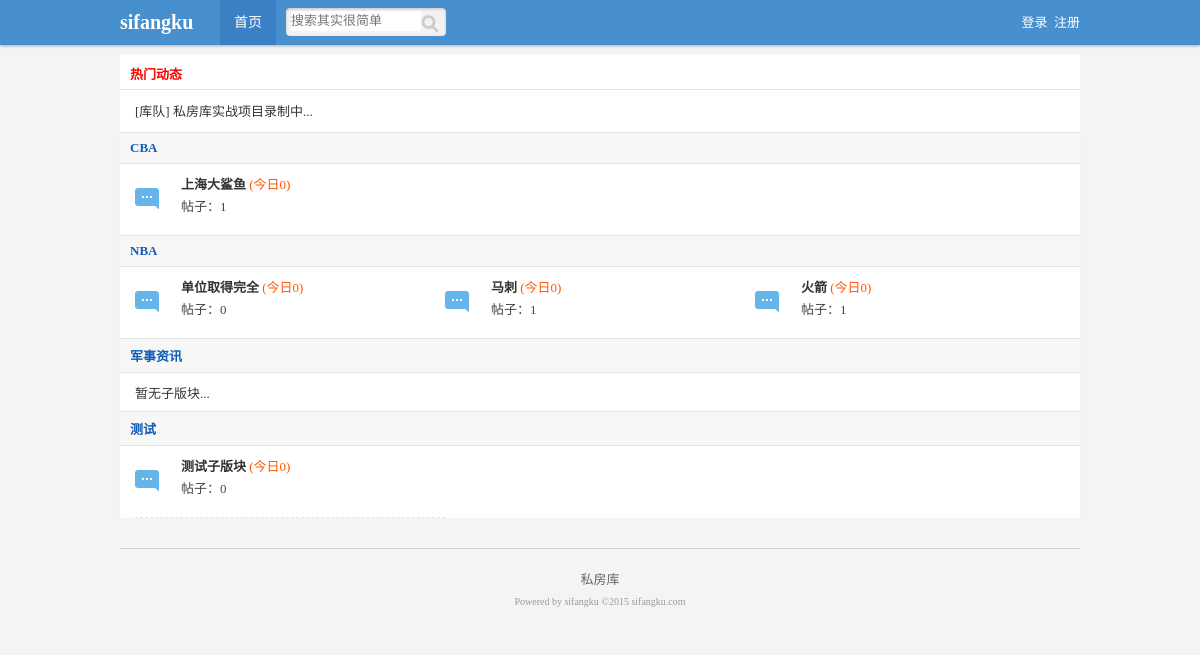
Page /sfkbbs/index.php on the committed database.
### tables this page shows
CREATE TABLE IF NOT EXISTS `sfk_father_module` (
  `id` int(10) unsigned NOT NULL AUTO_INCREMENT,
  `module_name` varchar(66) NOT NULL,
  `sort` int(11) DEFAULT '0',
  PRIMARY KEY (`id`)
);

CREATE TABLE IF NOT EXISTS `sfk_son_module` (
  `id` int(10) unsigned NOT NULL AUTO_INCREMENT,
  `father_module_id` int(10) unsigned NOT NULL,
  `module_name` varchar(66) NOT NULL,
  `info` varchar(255) NOT NULL,
  `member_id` int(10) unsigned NOT NULL DEFAULT '0',
  `sort` int(10) unsigned NOT NULL DEFAULT '0',
  PRIMARY KEY (`id`)
);

### sfkbbs/inc/tool.inc.php (called while the page is built, shortened)
<?php
function is_login($link){
	if(isset($_COOKIE['sfk']['name']) && isset($_COOKIE['sfk']['pw'])){
		$query="select * from sfk_member where name='{$_COOKIE['sfk']['name']}' and sha1(pw)='{$_COOKIE['sfk']['pw']}'";
		$result=execute($link,$query);
		if(mysqli_num_rows($result)==1){
			$data=mysqli_fetch_assoc($result);
			return $data['id'];
		}else{
			return false;
		}
	}else{
		return false;
	}
}
?>

### sfkbbs/inc/mysql.inc.php (called while the page is built, shortened)
<?php
function execute($link,$query){
	$result=mysqli_query($link,$query);
	return $result;
}
function num($link,$sql_count){
	$result=execute($link,$sql_count);
	$count=mysqli_fetch_row($result);
	return $count[0];
}
?>

### sfkbbs/index.php (the view, shortened to what this page needs)
<?php
include_once 'inc/mysql.inc.php';
include_once 'inc/tool.inc.php';
$link=connect();
$member_id=is_login($link);
$template['title']='首页';
$template['css']=array('style/public.css','style/index.css');
?>
<?php include 'inc/header.inc.php'?>
<div id="hot" class="auto">
	<div class="title">热门动态</div>
	<ul class="newlist">
		<li><a href="#">[库队]</a> <a href="#">私房库实战项目录制中...</a></li>
	</ul>
</div>
<?php
$query="select * from sfk_father_module order by sort desc";
$result_father=execute($link, $query);
while($data_father=mysqli_fetch_assoc($result_father)){
?>
<div class="box auto">
	<div class="title">
		<a href="list_father.php?id=<?php echo $data_father['id']?>" style="color:#105cb6;"><?php echo $data_father['module_name']?></a>
	</div>
	<div class="classList">
		<?php
		$query="select * from sfk_son_module where father_module_id={$data_father['id']}";
		$result_son=execute($link, $query);
		if(mysqli_num_rows($result_son)){
			while ($data_son=mysqli_fetch_assoc($result_son)){
				$query="select count(*) from sfk_content where module_id={$data_son['id']} and time > CURDATE()";
				$count_today=num($link,$query);
				$query="select count(*) from sfk_content where module_id={$data_son['id']}";
				$count_all=num($link,$query);
				$html=<<<A
					<div class="childBox new">
						<h2><a href="list_son.php?id={$data_son['id']}">{$data_son['module_name']}</a> <span>(今日{$count_today})</span></h2>
						帖子：{$count_all}<br />
					</div>
A;
				echo $html;
			}
		}else{
			echo '<div style="padding:10px 0;">暂无子版块...</div>';
		}
		?>
	</div>
</div>
<?php }?>
<?php include 'inc/footer.inc.php'?>

### sfkbbs/inc/header.inc.php (shortened to what this page needs)
<!DOCTYPE html>
<html lang="zh-CN">
<head>
<?php
foreach ($template['css'] as $val){
	echo "<link rel='stylesheet' type='text/css' href='{$val}' />";
}
?>
</head>
<body>
	<div class="header_wrap">
		<div id="header" class="auto">
			<div class="logo">sifangku</div>
			<div class="nav">
				<a class="hover" href="index.php">首页</a>
			</div>
			<div class="serarch">
				<form>
					<input class="keyword" type="text" name="keyword" placeholder="搜索其实很简单" />
					<input class="submit" type="submit" name="submit" value="" />
				</form>
			</div>
			<div class="login">
				<?php
				if(isset($member_id) && $member_id){
$str=<<<A
					<a href="member.php?id={$member_id}" target="_blank">您好！{$_COOKIE['sfk']['name']}</a> <span style="color:#fff;">|</span> <a href="logout.php">退出</a>
A;
					echo $str;
				}else{
$str=<<<A
					<a href="login.php">登录</a>&nbsp;
					<a href="register.php">注册</a>
A;
					echo $str;
				}
				?>
			</div>
		</div>
	</div>

### sfkbbs/inc/footer.inc.php
<div id="footer" class="auto">
		<div class="bottom">
			<a>私房库</a>
		</div>
		<div class="copyright">Powered by sifangku ©2015 sifangku.com</div>
	</div>
</body>
</html>

### sfkbbs/style/public.css (style rules this page uses)
body,div,ul,ol,li,dl,dt,dd,h1,h2,h3,h4,h5,h6,form,input,textarea,p { margin:0px; padding:0px; font-size:13px; font-family:Tahoma; }
ul { list-style:none; }
a { text-decoration:none; }
body { background:#f4f4f4; color:#333; }
.auto { width:960px; margin:0 auto; }
.header_wrap { background:#488fce; box-shadow: 0 1px 3px rgba(0, 0, 0, 0.3); display: block; left: 0; position:fixed; top: 0; width: 100%; z-index: 10; }
#header { height:45px; line-height:45px; }
#header .logo { width:100px; font-size:20px; font-family:微软雅黑; font-weight:bold; color:#fff; float:left; }
#header .nav a { color:#fff; display:block; width:56px; float:left; text-align:center; font-size:14px; cursor:pointer; }
#header .nav a.hover { background:#3b7fc4; }
#header .serarch { background: none repeat scroll 0 0 #f2f2f2; border-radius: 4px; box-shadow: 0 1px 3px rgba(0, 0, 0, 0.2) inset; display: inline; float: left; height: 28px; margin: 8px 0 0 10px; padding:0; width: 160px; }
#header .serarch input.keyword { width:130px; height:20px; margin:3px 0 0 5px; display:block; float:left; border:0px; }
#header .serarch input.submit { background:url(style_icon.png) 0px -593px; border: 0 none; cursor: pointer; float: right; height: 28px; margin: 0; overflow: visible; padding: 0; text-align:left; width: 25px; float:right; }
#header .login { float:right; }
#header .login a { color:#fff; }
#footer { border-top:1px solid #d3d3d3; text-align:center; padding:20px 0; margin-top:30px; }
#footer a { color:#666; }
#footer .bottom { padding:0 0 8px 0; }
#footer .copyright { color: #999; font-size: 10px; text-align: center; }

### sfkbbs/style/index.css (style rules this page uses)
#hot { margin-top:10px; background:#fff; padding:0 0 10px 0; }
#hot .title { height:34px; color:#ff0000; font-weight:bold; border-bottom:1px solid #e4e4e4; line-height:40px; text-indent:10px; margin:0 0 10px 0; }
#hot .newlist li { width:480px; float:left; text-indent:15px; line-height:23px; }
#hot .newlist li a { color:#333; }
.box { border-left:1px solid #f1f1f1; border-right:1px solid #f1f1f1; margin-top:-1px; }
.box .title { background:#f7f7f7; border-top:1px solid #e5e5e5; border-bottom:1px solid #e5e5e5; padding:7px 10px; color:#105cb6; font-weight:bold; }
.box .classList { background:#ffffff; padding:0 15px; }
.box .classList .childBox { width:264px; height:51px; padding:10px 0 10px 46px; border-bottom:1px dashed #e4e4e4; float:left; background:pink; color:#444444; }
.box .classList .childBox h2 { padding-bottom:3px; }
.box .classList .childBox h2 a { color:#333; font-weight:bold; }
.box .classList .childBox h2 span { color:#ff5500; font-weight:normal; }
.box .classList .new { background:url(new.gif) 0px center no-repeat; }

### rows in the picture
sfk_father_module: module_name "CBA"
sfk_son_module: module_name "上海大鲨鱼", count_today "0", count_all "1"
sfk_father_module: module_name "NBA"
sfk_son_module: module_name "单位取得完全", count_today "0", count_all "0"
sfk_son_module: module_name "马刺", count_today "0", count_all "1"
sfk_son_module: module_name "火箭", count_today "0", count_all "1"
sfk_father_module: module_name "军事资讯", shows "暂无子版块..."
sfk_father_module: module_name "测试"
sfk_son_module: module_name "测试子版块", count_today "0", count_all "0"
